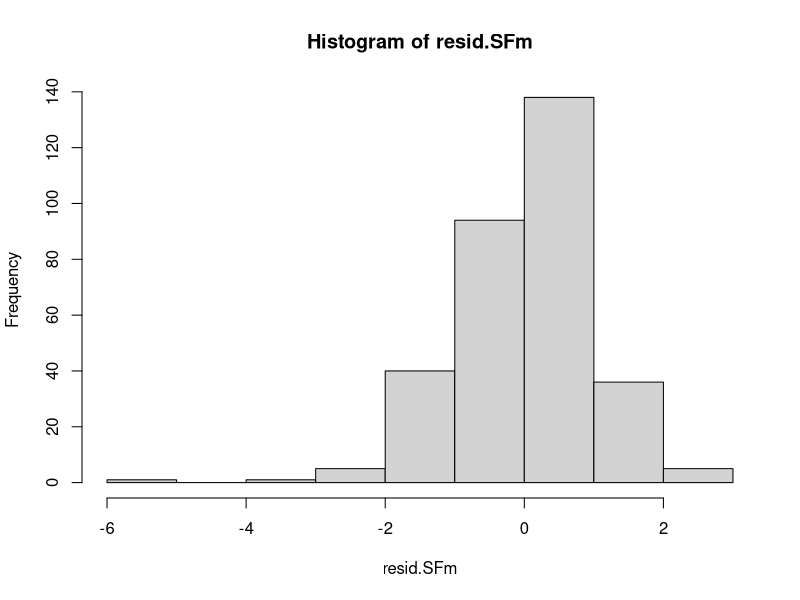
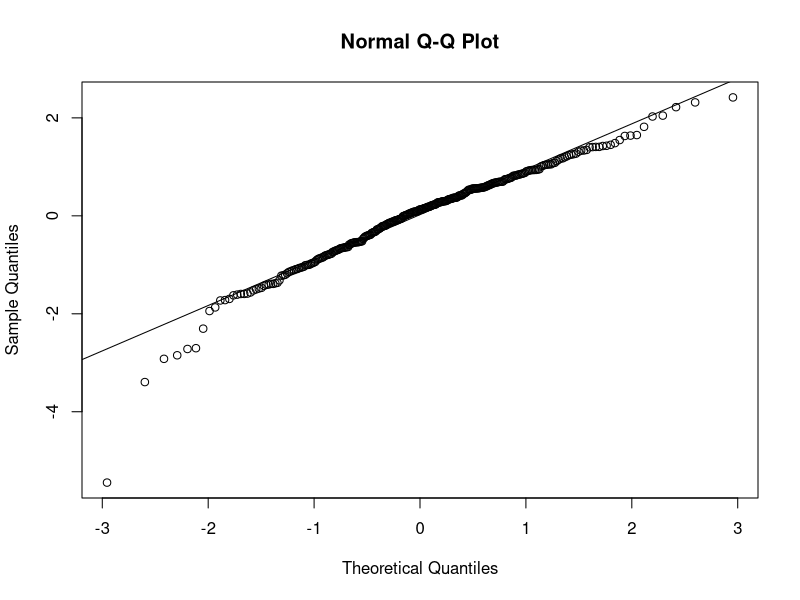
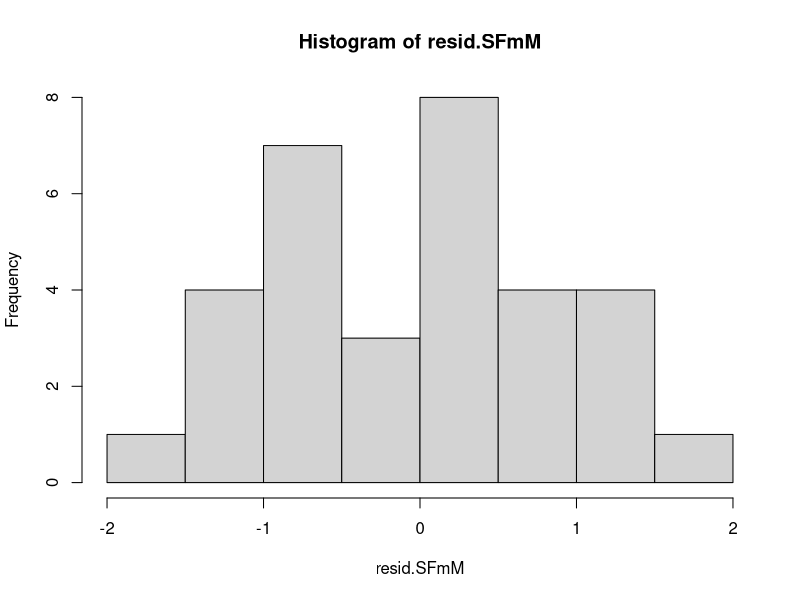
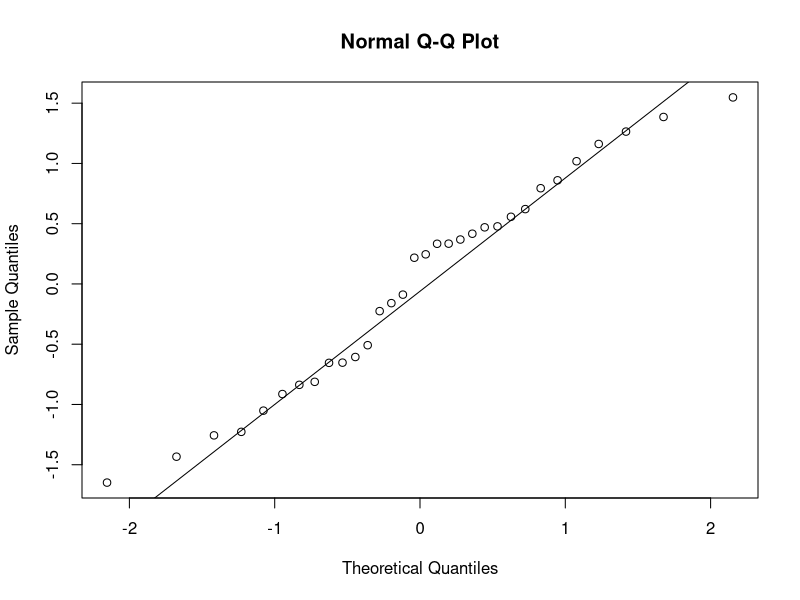
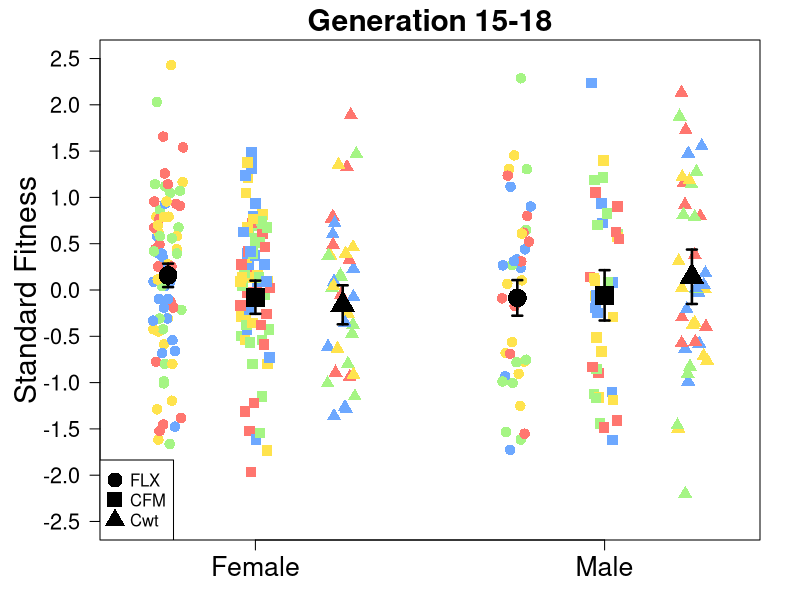
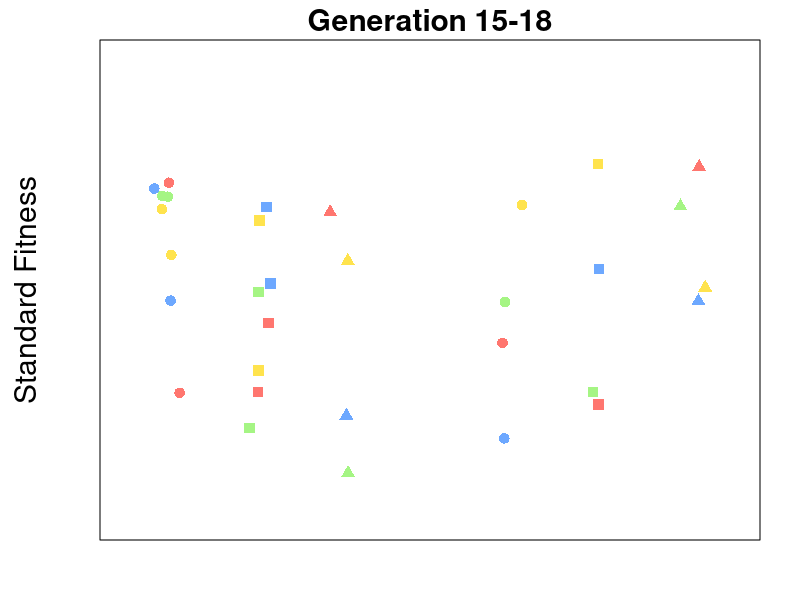

Recreate these plots in R, in order. (Note: this script raises an error after producing the figures.)
################################################################################################
########################### STANDARD FITNESS ASSAY GENERATION 15 & 18 ##########################
################################################################################################

#Set working directory
setwd("~/Google Drev/Work/PhD/Drosophila/FLX/1.FLX/R/MidwayAssays/FitnessAssay")

#Set up environment
library(car)
library(Hmisc)
library(lme4)
library(lmerTest)

#Read in csv file with data
SFmid.data <- read.table(file = "StandardFitnessG1518.csv", h = T, sep = ",")
SFmidM.data <- read.table(file = "StandardFitnessG1518Mean.csv", h = T, sep = ",")

##########################################  STATISTIC  #########################################


##############################
####THE MODEL FOR ALL DATA####
##############################


### FEMALE TYPE ###

### T-TEST ###
#First test if the types are significant different within FLX & CFM
FLXsfm <- subset(SFmid.data, regime == "aFLX" & sex == "f")
CFMsfm <- subset(SFmid.data, regime == "bCFM" & sex == "f")

#Do a t-test for FLX
t.test(FLXsfm$standard ~ FLXsfm$type)
#FLX 2X and 1X are not significant different: P = 0.129

#Do a t-test for CFM
t.test(CFMsfm$standard ~ CFMsfm$type)
#CFM 2X and 1X are not significant different: P = 0.6116


##2X and 1X can be tested together


### LINEAT MODEL ###

#Linear mixed model testing if regime has a significant effect on the standard fitness
model.SFm <- lmer(standard ~ regime * sex + (1|regime:rep_population), data = SFmid.data)
#ANOVA
anova(model.SFm, test = "F")
#Regime is not significant, P = 0.8138
#Sex is not, P = 0.8199
#And the interaction is not, P = 0.1779
ranova(model.SFm)
# Nested factor is not significant, P = 0.451


#Homogeneity of variances
leveneTest(SFmid.data$standard ~ SFmid.data$regime * SFmid.data$sex)
#Not significant, assumption of homogeneity of variances is met

#Test the model by looking at the residuls
resid.SFm <- residuals(model.SFm)
hist(resid.SFm)
shapiro.test(resid.SFm)
qqnorm(resid.SFm)
qqline(resid.SFm)
#The residuls are more or less normally distrubuted, meaning that the model is valid 



###################################
####THE MODEL FOR THE MEAN DATA####
###################################


### FEMALE TYPE ###

### T-TEST ###
#First test if the types are significant different within FLX & CFM
FLXsfm <- subset(SFmidM.data, regime == "aFLX" & sex == "f")
CFMsfm <- subset(SFmidM.data, regime == "bCFM" & sex == "f")

#Do a t-test for FLX
t.test(FLXsfm$standard ~ FLXsfm$type)
#FLX 2X and 1X are not significant different: P = 0.1113

#Do a t-test for CFM
t.test(CFMsfm$standard ~ CFMsfm$type)
#CFM 2X and 1X are not significant different: P = 0.5263


##2X and 1X can be tested together


### LINEAT MODEL ###

#Linear mixed model testing if regime has a significant effect on the standard fitness
model.SFmM <- lm(standard ~ regime * sex, data = SFmidM.data)
#ANOVA
anova(model.SFmM, test = "F")
#Regime is not significant, P = 0.4814
#Sex is not, P = 0.9979
#And the interaction is not, P = 0.1121


#Homogeneity of variances
leveneTest(SFmidM.data$standard ~ SFmidM.data$regime * SFmidM.data$sex)
#Not significant, assumption of homogeneity of variances is met


#Test the model by looking at the residuls
resid.SFmM <- residuals(model.SFmM)
hist(resid.SFmM)
shapiro.test(resid.SFmM)
qqnorm(resid.SFmM)
qqline(resid.SFmM)
#The residuls are more or less normally distrubuted, meaning that the model is valid 


#########################################  PLOT DATA  #########################################


#Colours
RP1 <- "#ff766f"
RP2 <- "#ffe34d"
RP3 <- "#6da8ff"
RP4 <- "#a5f584"


### PLOT ALL DATA ###

#Add fitted values
SFmid.data$fitted <- fitted(model.SFm)

#Caluclate mean
SFmid.M <- aggregate(fitted ~ regime + sex, mean, data = SFmid.data)
#SE
SFmid.SE <- (summary(model.SFm)$coefficients[,2])


## The plot

pdf("StandardFitnessG1518.pdf", 7, 7)
par(mar = c(3, 5, 2, 2))
#First make the plot
plot(NULL, xlim = c(0.2, 3), xlab = "", xaxt = "n", ylim = c(-2.5, 2.5), ylab = "Standard Fitness", yaxt = "n",
     cex.lab = 1.8, las = 1, main = "Generation 15-18", cex.main = 1.8)
#Add points
points(jitter(rep(0.4, 80), -0.07, 0.07), SFmid.data$standard[SFmid.data$regimesex == "aFLXf"],
       pch = 16, cex = 1.4, col = c(RP1, RP2, RP3, RP4))
points(jitter(rep(0.8, 80), -0.07, 0.07), SFmid.data$standard[SFmid.data$regimesex == "bCFMf"],
       pch = 15, cex = 1.4, col = c(RP1, RP2, RP3, RP4))
points(jitter(rep(1.2, 40), -0.07, 0.07), SFmid.data$standard[SFmid.data$regimesex == "cCwtf"],
       pch = 17, cex = 1.4, col = c(RP1, RP2, RP3, RP4))
points(jitter(rep(2, 40), -0.07, 0.07), SFmid.data$standard[SFmid.data$regimesex == "dFLXm"],
       pch = 16, cex = 1.4, col = c(RP1, RP2, RP3, RP4))
points(jitter(rep(2.4, 40), -0.07, 0.07), SFmid.data$standard[SFmid.data$regimesex == "eCFMm"],
       pch = 15, cex = 1.4, col = c(RP1, RP2, RP3, RP4))
points(jitter(rep(2.8, 40), -0.07, 0.07), SFmid.data$standard[SFmid.data$regimesex == "fCwtm"],
       pch = 17, cex = 1.4, col = c(RP1, RP2, RP3, RP4))
#Add errorbar
xSFm <- c(0.4, 0.8, 1.2, 2, 2.4, 2.8)
errbar(xSFm, SFmid.M$fitted, SFmid.M$fitted + SFmid.SE, SFmid.M$fitted - SFmid.SE,
       pch = c(16, 15, 17), cex = 2.5, lwd = 2.5, add = T)
#Add axis
axis(1, at = c(0.8, 2.4), cex.axis = 1.6, labels = c("Female", "Male"))
axis(2, at = seq(-2.5, 2.5,  by = 0.5), cex.axis = 1.3, las = 1)
#Add legend
legend("bottomleft", c("FLX", "CFM", "Cwt"), pch = c(16, 15, 17), pt.cex = 2)
dev.off()



### PLOT MEAN ###

#Add fitted values
SFmidM.data$fitted <- fitted(model.SFmM)

#Caluclate mean
SFmidM.M <- aggregate(fitted ~ regime + sex, mean, data = SFmidM.data)
#SE
BFmidM.SE <- (summary(model.SFmM)$coefficients[,2])


## The plot

pdf("StandardFitnessG1518mean.pdf", 7, 7)
par(mar = c(3, 5, 2, 2))
#First make the plot
plot(NULL, xlim = c(0.2, 3), xlab = "", xaxt = "n", ylim = c(-2.5, 2.5), ylab = "Standard Fitness", yaxt = "n",
     cex.lab = 1.8, las = 1, main = "Generation 15-18", cex.main = 1.8)
#Add points
points(jitter(rep(0.4, 8), -0.07, 0.07), SFmidM.data$standard[SFmidM.data$regimesex == "aFLXf"],
       pch = 16, cex = 1.4, col = c(RP1, RP2, RP3, RP4))
points(jitter(rep(0.8, 8), -0.07, 0.07), SFmidM.data$standard[SFmidM.data$regimesex == "bCFMf"],
       pch = 15, cex = 1.4, col = c(RP1, RP2, RP3, RP4))
points(jitter(rep(1.2, 4), -0.07, 0.07), SFmidM.data$standard[SFmidM.data$regimesex == "cCwtf"],
       pch = 17, cex = 1.4, col = c(RP1, RP2, RP3, RP4))
points(jitter(rep(2, 4), -0.07, 0.07), SFmidM.data$standard[SFmidM.data$regimesex == "dFLXm"],
       pch = 16, cex = 1.4, col = c(RP1, RP2, RP3, RP4))
points(jitter(rep(2.4, 4), -0.07, 0.07), SFmidM.data$standard[SFmidM.data$regimesex == "eCFMm"],
       pch = 15, cex = 1.4, col = c(RP1, RP2, RP3, RP4))
points(jitter(rep(2.8, 4), -0.07, 0.07), SFmidM.data$standard[SFmidM.data$regimesex == "fCwtm"],
       pch = 17, cex = 1.4, col = c(RP1, RP2, RP3, RP4))
#Add errorbar
xSFmM <- c(0.4, 0.8, 1.2, 2, 2.4, 2.8)
errbar(xSFmM, SFmidM.M$fitted, SFmidM.M$fitted + SFmidM.SE, SFmidM.M$fitted - SFmidM.SE, 
       pch = c(16, 15, 17), cex = 2.5, lwd = 2.5, add = T)
#Add axis
axis(1, at = c(0.8, 2.4), cex.axis = 1.6, labels = c("Female", "Male"))
axis(2, at = seq(-2.5, 2.5,  by = 0.5), cex.axis = 1.3, las = 1)
#Add legend
legend("bottomleft", c("FLX", "CFM", "Cwt"), pch = c(16, 15, 17), pt.cex = 2)
dev.off()
